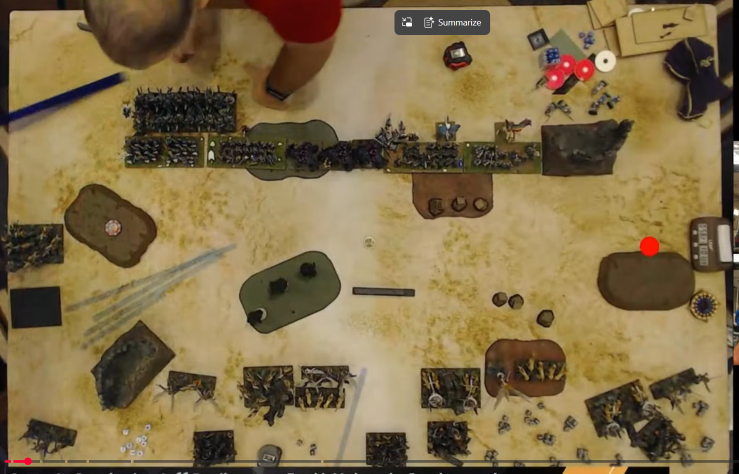
#> input picture inputs/list.png, 1477 x 948 px (shown at 1/2 size)
$ python -i canny.py   (imports and definitions only)
#> lines starting #> are read from the running program, lines starting #| are printed output that depends on the picture; after the words box and inside, x2 and y2 are one past the last pixel; in counts of white or black regions, pixels touching at a corner belong together
#> further down, picture is the input picture: shape (948, 1477, 3); mean B, G, R 72.7, 111.2, 130.8
"""Show Canny contours in cyan over the original image."""

from numbers import Integral

import cv2
import numpy as np

from .scale import image_short_side, percent_to_length


def detect_edges(image, low=50, high=150, blur_size=5):
#> called with low = 50, high = 150, blur_size = 5
    if not 0 <= low < high:
        raise ValueError("Thresholds must satisfy 0 <= low < high")
    if blur_size < 1 or blur_size % 2 == 0:
        raise ValueError("blur-size must be a positive odd number")
    gray = image if image.ndim == 2 else cv2.cvtColor(image, cv2.COLOR_BGR2GRAY)
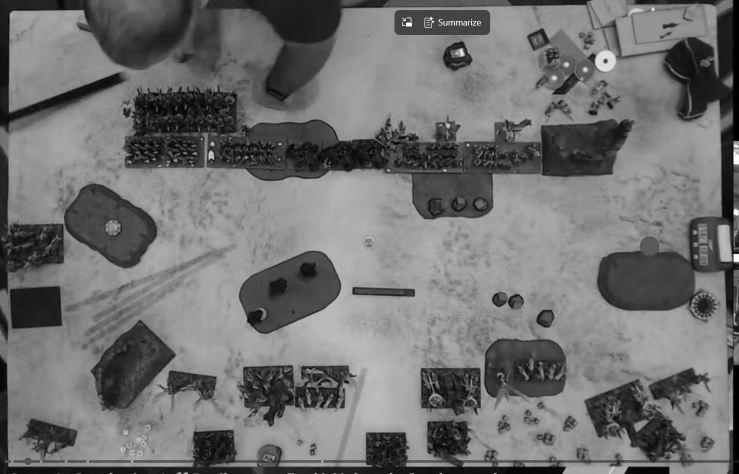
#> gray: shape (948, 1477) (shown at 1/2 size); min 0, max 255, mean 112.6
    blurred = cv2.GaussianBlur(gray, (blur_size, blur_size), 0)
    return cv2.Canny(blurred, low, high, L2gradient=True)
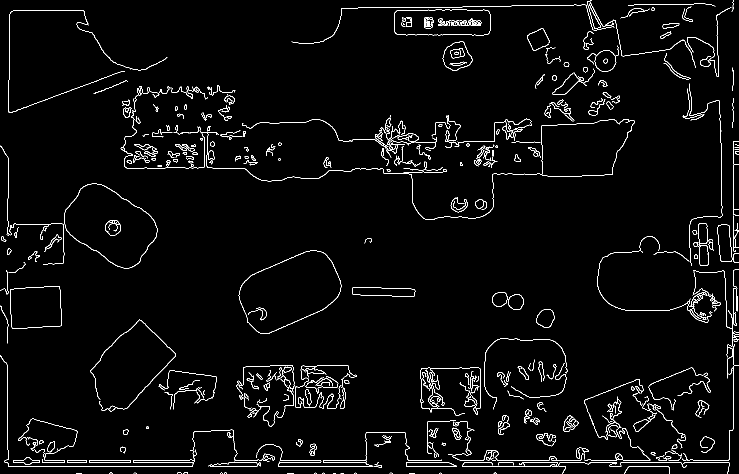
#> returned value: shape (948, 1477) (shown at 1/2 size); 2.9% white in thin lines or dots


def detect_lines(edges, min_length_pct=0, max_gap_pct=3.90625, threshold=80):
    """Fit Hough lines with length/gap percentages of the edge image's short side."""
    if isinstance(threshold, bool) or not isinstance(threshold, Integral) or threshold < 1:
        raise ValueError("Hough vote threshold must be a positive integer")
    reference = image_short_side(edges.shape)
    min_length = percent_to_length(min_length_pct, reference, name="Hough minimum length", allow_zero=True)
    max_gap = percent_to_length(max_gap_pct, reference, name="Hough maximum gap", allow_zero=True)
    lines = cv2.HoughLinesP(
        edges, rho=1, theta=np.pi / 180, threshold=threshold,
        minLineLength=min_length, maxLineGap=max_gap,
    )
    return np.empty((0, 4), dtype=np.int32) if lines is None else lines.reshape(-1, 4)


def draw_contours(image, edges):
    """Colour the original Canny pixels without adding corners or line fitting."""
    overlay = (cv2.cvtColor(image, cv2.COLOR_GRAY2BGR) if image.ndim == 2 else image.copy())
    overlay[edges != 0] = (255, 255, 0)  # Cyan in OpenCV BGR order.
    return overlay


def make_comparison(image, edges, contour_overlay, line_overlay=None):
    if image.ndim == 2:
        image = cv2.cvtColor(image, cv2.COLOR_GRAY2BGR)
    width = min(650, image.shape[1])
    height = round(image.shape[0] * width / image.shape[1])
    panels = []
    contents = [
        ("Original", image),
        ("Canny edges", cv2.cvtColor(edges, cv2.COLOR_GRAY2BGR)),
        ("Canny contours", contour_overlay),
    ]
    if line_overlay is not None:
        contents.append(("Hough line candidates", line_overlay))
    for title, content in contents:
        header = np.full((36, width, 3), 245, dtype=np.uint8)
        cv2.putText(header, title, (12, 25), cv2.FONT_HERSHEY_SIMPLEX,
                    0.65, (30, 30, 30), 1, cv2.LINE_AA)
        panels.append(np.vstack([header, cv2.resize(content, (width, height))]))
    return np.hstack(panels)

>>> import cv2
>>> picture = cv2.imread('../../inputs/list.png')
>>> result = detect_edges(picture)
